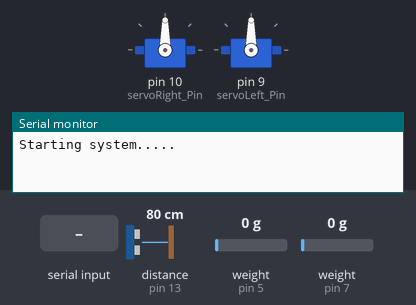
This sketch was run on a simulated Arduino Uno, built with avr-gcc and run on an emulated ATmega328P. Shown: 2 × servo, the last lines printed to the serial monitor. Wiring (inferred from the names in the program): ultrasonic range finder: trigger pin 12; echo pin 13. The test bench sets the inputs (shaded band); at power-on: distance to the obstacle (sensor on pin 13) 80 cm, weight on the scale (sensors on pin 5, pin 7) 0 g. The echo pulse lasts 58.3 µs per cm.

Above: at 3.2 s.
3.3 s: distance to the obstacle (sensor on pin 13) set to 23 cm
5.3 s: distance to the obstacle (sensor on pin 13) set to 18 cm
At 7.0 s:
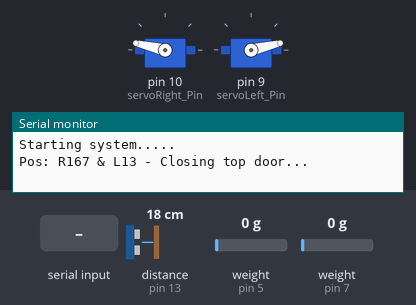
10.3 s: "compress" received over the second serial link
Timing chart, 0 to 13.5 s (numbered marks = the images above; inputs shaded):
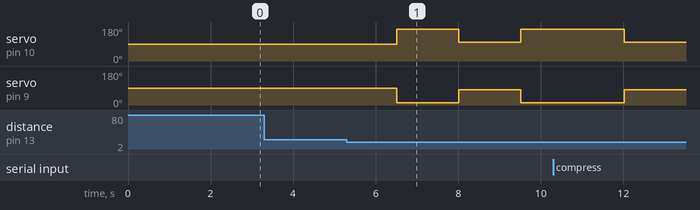

Measured:
- the behaviour switches between 21 and 20 cm on distance to the obstacle (sensor on pin 13) (found by bisection; images 0 and 1)
- after the input at 3.3 s, every drawn part: stays the same
- after the input at 5.3 s, servo on pin 10 (servoRight_Pin): 90° → 167° after 1.2 s, → 100° 1.5 s later, → 167° 1.5 s later; servo on pin 9 (servoLeft_Pin): 90° → 13° after 1.2 s, → 80° 1.5 s later, → 13° 1.5 s later

The sketch:

wally_bin.ino
```cpp
/*
 * Nota: Ciertas partes de este código fueron tomadas de códigos funcionales
 * encontrados en internet a la hora de la investigación de los diferentes
 * módulos electrónicos que componen el dispositvo. Las referencias respectivas
 * se pueden encontrar en el documento code_refereneces.txt que se encuentran
 * en esta misma carpeta.

 - Randy Martínez y Gustavo Fallas.
*/
#include <Servo.h>
#include "HX711.h"
#include <SoftwareSerial.h>

//-- DC Motor --//
#define dcOne_Pin 8
#define dcTwo_Pin 11
#define durationCompressor 1000
#define isActivatedCompressor true
int pwm1;
int pwm2;

//-- Radar Sensor --//
#define echo_Pin 13
#define trigger_Pin 12
#define Max_Distance 400
bool state;

//-- Servo Motors --//
Servo servoRight;
Servo servoLeft;
#define servoRight_Pin 10
#define servoLeft_Pin 9

//-- Weight Sensors --//
unsigned long currentMillis = 0;
HX711 scaleRight;
HX711 scaleLeft;
#define rightDout_Pin 5
#define rightClk_Pin 4
#define leftDout_Pin 7
#define leftClk_Pin 6
float calibrationFactor = -92050.00;

//-- WiFi Module --//
#define RX_Pin 2
#define TX_Pin 3
SoftwareSerial wifi(RX_Pin, TX_Pin);
String wifiMessage = "";

void closeTop()
{
  state = !state;
  servoRight.write(167);
  servoLeft.write(13);
  Serial.println("Pos: R167 & L13 - Closing top door...");
}

void compressor(int directionCompressor)
{
  pwm1 = map(directionCompressor, 0, 1023, 0, 255);
  pwm2 = map(directionCompressor, 0, 1023, 255, 0);

  analogWrite(dcOne_Pin, pwm1);
  analogWrite(dcTwo_Pin, pwm2);
}

void controlCompressor()
{
  while (true)
  {
    for (int i = 0; i < 250; i++)
    {
      Serial.println("Compressor descending.");
      compressor(0);
    }
    for (int i = 0; i < 250; i++)
    {
      Serial.println("Compressor ascending.");
      compressor(1023);
    }
    analogWrite(dcOne_Pin, LOW);
    analogWrite(dcTwo_Pin, LOW);
    break;
  }
}

void getWeight()
{
  scaleRight.set_scale(calibrationFactor);
  scaleLeft.set_scale(calibrationFactor);
  scaleRight.tare();
  scaleLeft.tare();
  /*
  Serial.print("Reading compartment right: ");
  Serial.print(scaleRight.get_units(), 1);
  Serial.print(" lbs ");
  Serial.print(" ó ");
  Serial.print(scaleRight.get_units() * 453.592, 3);
  Serial.print(" g ");

  Serial.print('\n');

  Serial.print("Reading compartment left: ");
  Serial.print(scaleLeft.get_units(), 1);
  Serial.print(" lbs ");
  Serial.print(" ó ");
  Serial.print(scaleLeft.get_units() * 453.592, 3);
  Serial.print(" g ");
  Serial.print('\n');

  if (Serial.available())
  {
    char temp = Serial.read();
    if (temp == '+' || temp == 'b')
    {
      calibrationFactor += 1000;
    }
    else if (temp == '-' || temp == 'z')
    {
      calibrationFactor -= 1000;
    }
    else if (temp == 't' || temp == 'T')
    {
      Serial.println("HX711 calibration sketch");

    }
  }*/
}

void openTop()
{
  state = !state;
  servoRight.write(100);
  servoLeft.write(80);
  Serial.println("Pos: R100 & L80 - Opening top door...");
}

void radar()
{
  long duration, distance;
  digitalWrite(trigger_Pin, LOW);
  delayMicroseconds(2);
  digitalWrite(trigger_Pin, HIGH);
  delayMicroseconds(10);
  digitalWrite(trigger_Pin, LOW);
  duration = pulseIn(echo_Pin, HIGH);
  distance = duration / 2 / 29.1;

  if (distance > Max_Distance)
  {
    //Serial.println("....fuera de rango...");
  }
  else if (distance < 20 && !state)
  {
    closeTop();
  }
  else if (distance < 20 && state)
  {
    openTop();
  }
  delay(1500);
}

void setup()
{
  Serial.begin(9600);
  wifi.begin(9600);
  Serial.println("Starting system.....");

  //-----Servo Motor-----//
  servoRight.attach(servoRight_Pin);
  servoLeft.attach(servoLeft_Pin);

  //-----Sensor Radar-----//
  state = false;
  pinMode(trigger_Pin, OUTPUT);
  pinMode(echo_Pin, INPUT);

  //-----Sensor Peso-----//
  scaleRight.begin(rightDout_Pin, rightClk_Pin);
  scaleRight.set_scale();
  scaleRight.tare();
  scaleLeft.begin(leftDout_Pin, leftClk_Pin);
  scaleLeft.set_scale();
  scaleLeft.tare();

  //-----Motor DC-----//
  pinMode(dcOne_Pin, OUTPUT);
  pinMode(dcTwo_Pin, OUTPUT);

  //------\\
  closeTop();
}

void loop()
{
  while (wifi.available())
  {
    wifiMessage = wifi.readString();
  }
  //-- Radar Sensor --//
  radar();

  //-- Weight Sensors --//
  if (millis() > (currentMillis + 60000))
  {
    currentMillis = millis();
    float lS = (float)scaleLeft.get_units() * 453.592;
    float lR = (float)scaleRight.get_units() * 453.592;
    String sendServer = "leftScale=";
    sendServer += lS;
    sendServer += "&rightScale=";
    sendServer += lR;
    wifi.print(sendServer);
    Serial.println("Enviando pesos...");
  }

  //-- Reading WiFi Message --//
  if (wifiMessage == "open") // open top
  {
    openTop();
    wifiMessage = "";
  }
  else if (wifiMessage == "close") // close top
  {
    closeTop();
    wifiMessage = "";
  }
  else if (wifiMessage == "compress") //move compressor
  {
    controlCompressor();
    wifiMessage = "";
  }
  else if (wifiMessage == "tare"){
    getWeight();
    wifiMessage = "";
  }
}
```
